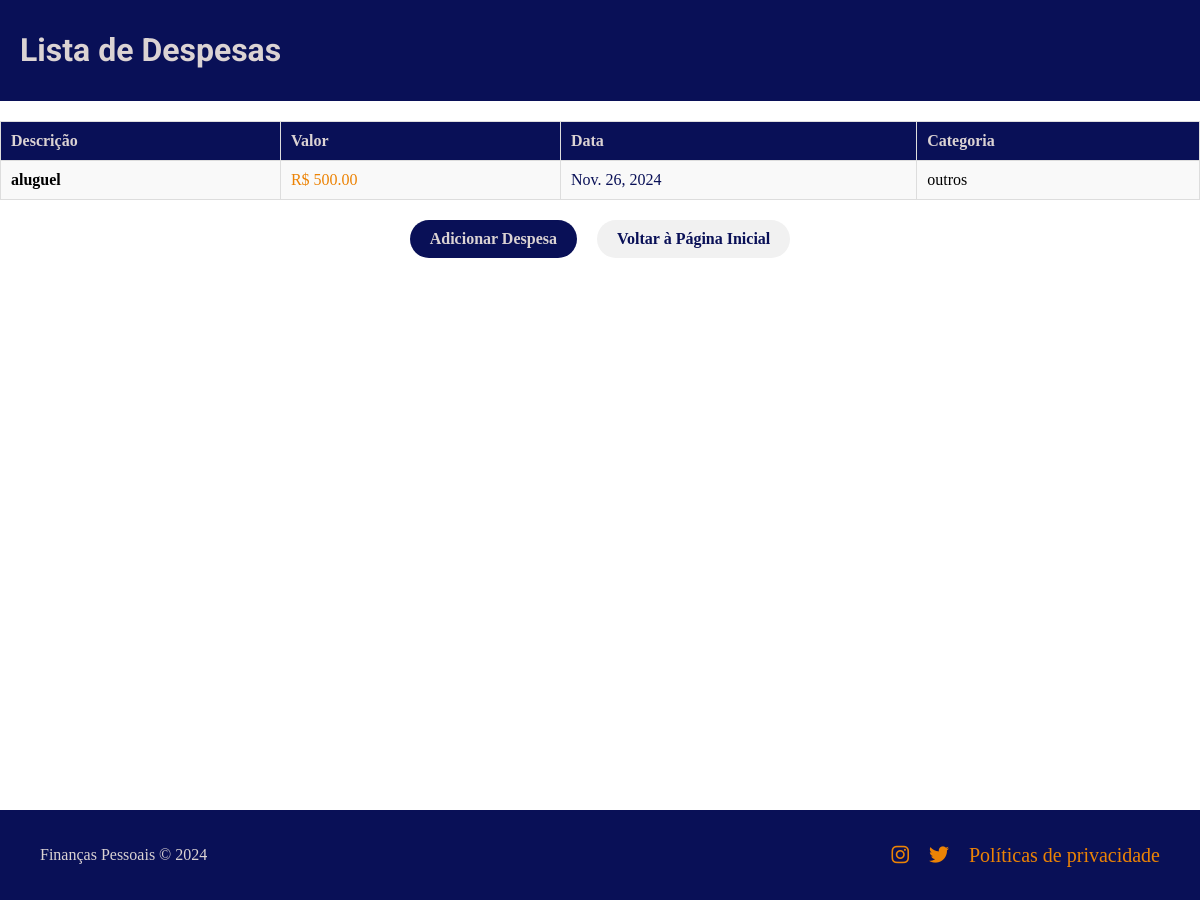
Page /listar_despesas/ (signed in) on the committed database.
### core/models.py (models this page shows, shortened)
class Despesa(models.Model):
    CATEGORIAS = [
        ('lazer', 'Lazer'),
        ('saude', 'Saúde'),
        ('alimentacao', 'Alimentação'),
        ('transporte', 'Transporte'),
        ('habituacao', 'Habitação'),
    ]
    usuario = models.ForeignKey(User, on_delete=models.CASCADE)
    valor = models.DecimalField(max_digits=10, decimal_places=2)
    data = models.DateField()
    categoria = models.CharField(max_length=20, choices=CATEGORIAS)  # Campo para escolher a categoria
    descricao = models.CharField(max_length=200, blank=True)

### core/views.py (the view)
# urls.py: path('listar_despesas/', views.listar_despesas, name='listar_despesas'),
@login_required
def listar_despesas(request):
    despesas = Despesa.objects.filter(usuario=request.user)
    return render(request, 'core/listar_despesas.html', {'despesas': despesas})

### core/templates/core/listar_despesas.html (shortened to what this page needs)
<!DOCTYPE html>
<html lang="pt-br">
<head>
    <link href="https://cdnjs.cloudflare.com/ajax/libs/font-awesome/6.0.0-beta3/css/all.min.css" rel="stylesheet">
    {% load static %}
    <link rel="stylesheet" href="{% static 'core/styles.css' %}">
</head>
<body>
    <div class="container">
        <header>
            <h1>Lista de Despesas</h1>
        </header>
        <div class="table-container">
            <table class="despesas-table">
                <thead>
                    <tr>
                        <th>Descrição</th>
                        <th>Valor</th>
                        <th>Data</th>
                        <th>Categoria</th>
                    </tr>
                </thead>
                <tbody>
                    {% for despesa in despesas %}
                        <tr class="despesa-item">
                            <td class="descricao">{{ despesa.descricao }}</td>
                            <td class="valor">R$ {{ despesa.valor|floatformat:2 }}</td>
                            <td class="data">{{ despesa.data }}</td>
                            <td class="categoria">{{ despesa.get_categoria_display }}</td>
                        </tr>
                    {% empty %}
                        <tr>
                            <td colspan="4" class="no-expenses">Nenhuma despesa registrada.</td>
                        </tr>
                    {% endfor %}
                </tbody>
            </table>
        </div>
        <div class="actions">
            <a href="{% url 'cadastrar_despesa' %}" class="btn">Adicionar Despesa</a>
            <a href="{% url 'home' %}" class="btn btn-secondary">Voltar à Página Inicial</a>
        </div>
    </div>
    <footer>
        <div class="footer-content">
            <div class="footer-text">
                <p>Finanças Pessoais &copy; 2024</p>
            </div>
            <ul class="footer-links">
                <li><a href="https://www.instagram.com/seu_usuario" target="_blank">
                    <i class="fab fa-instagram"></i>
                </a></li>
                <li><a href="https://twitter.com/seu_usuario" target="_blank">
                    <i class="fab fa-twitter"></i>
                </a></li>
                <li><a href="https://www.google.com">Políticas de privacidade</a></li>
            </ul>
        </div>
    </footer>
</body>
</html>

### core/static/core/styles.css (style rules this page uses)
header { background-color: #091057; color: #DBD3D3; padding: 10px 20px; display: flex; justify-content: space-between; align-items: center; }
h1 { flex-grow: 1; text-align: left; font-family: 'Roboto', sans-serif; }
body { margin: 0; padding: 0; min-height: 100vh; display: flex; flex-direction: column; padding-bottom: 100px; }
footer { position: fixed; bottom: 0; left: 0; width: 100%; background-color: #091057; color: #DBD3D3; padding: 20px 40px; text-align: center; box-sizing: border-box; z-index: 10; }
footer .footer-content { display: flex; justify-content: space-between; align-items: center; width: 100%; flex-wrap: wrap; }
footer .footer-links { display: flex; gap: 20px; list-style: none; padding: 0; margin: 0; flex-wrap: wrap; }
footer .footer-links li { display: inline-block; }
footer .footer-links a { color: #EC8305; text-decoration: none; font-size: 20px; }
footer .footer-text p { white-space: nowrap; overflow: hidden; text-overflow: ellipsis; }
.actions { display: flex; justify-content: center; gap: 20px; margin-top: 20px; }
.actions .btn { background-color: #091057; color: #DBD3D3; padding: 10px 20px; border-radius: 40px; text-decoration: none; font-weight: bold; text-align: center; transition: background-color 0.3s ease, transform 0.3s ease; }
.actions .btn-secondary { background-color: #f1f1f1; color: #091057; }
.despesas-table, .receitas-table { width: 100%; border-collapse: collapse; margin-top: 20px; }
.despesas-table th, .receitas-table th, .despesas-table td, .receitas-table td { padding: 10px; text-align: left; border: 1px solid #ddd; }
.despesas-table th, .receitas-table th { background-color: #091057; color: #DBD3D3; }
.despesas-table td, .receitas-table td { background-color: #f9f9f9; }
.despesas-table .descricao, .receitas-table .descricao { font-weight: bold; }
.despesas-table .valor, .receitas-table .valor { color: #EC8305; }
.despesas-table .data, .receitas-table .data { color: #091057; }

### rows in the picture
Despesa: descricao "aluguel", valor "500.00", data "Nov. 26, 2024", categoria "outros"
